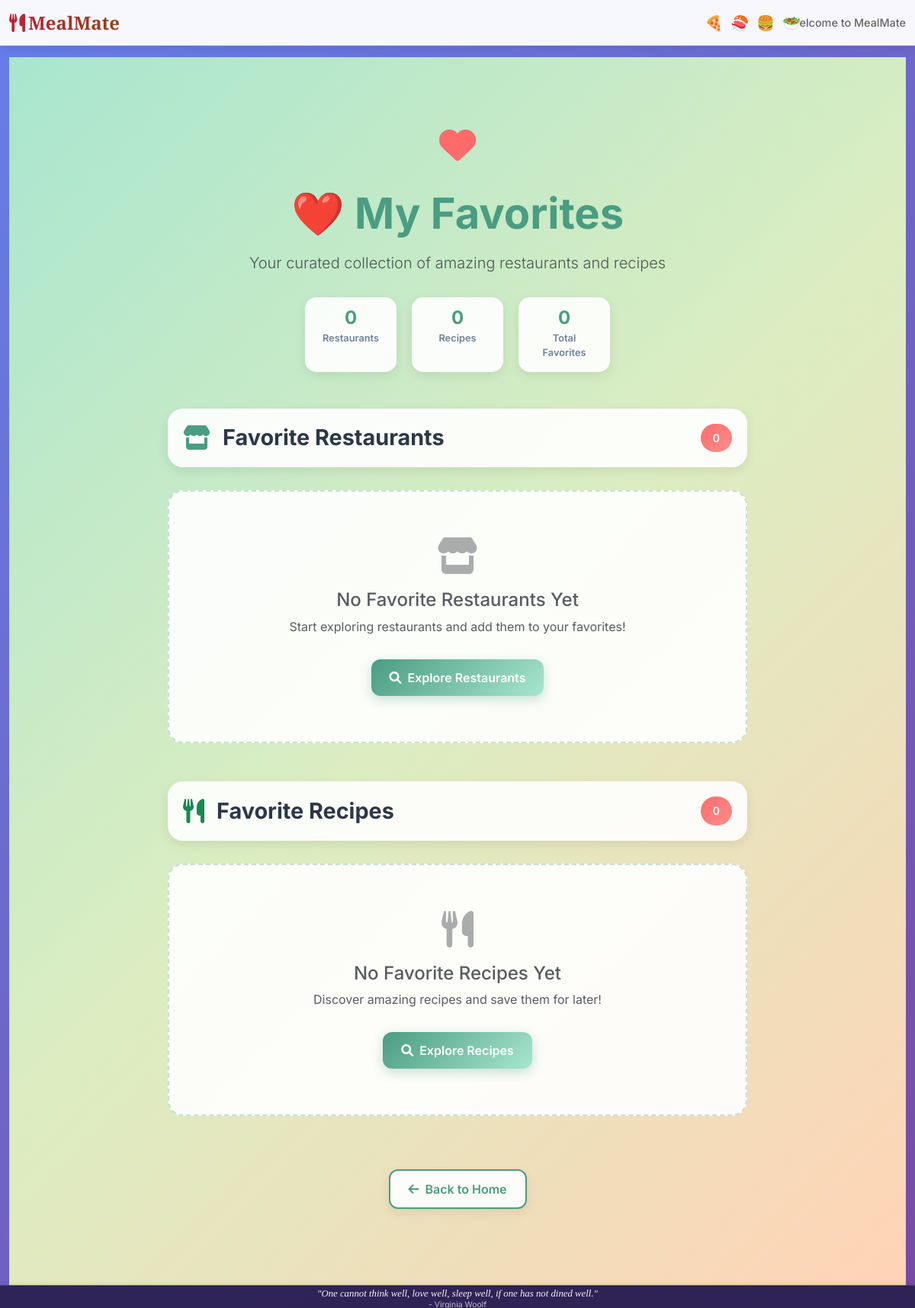
Before: /users/favorites/ (signed in) with the older database file.
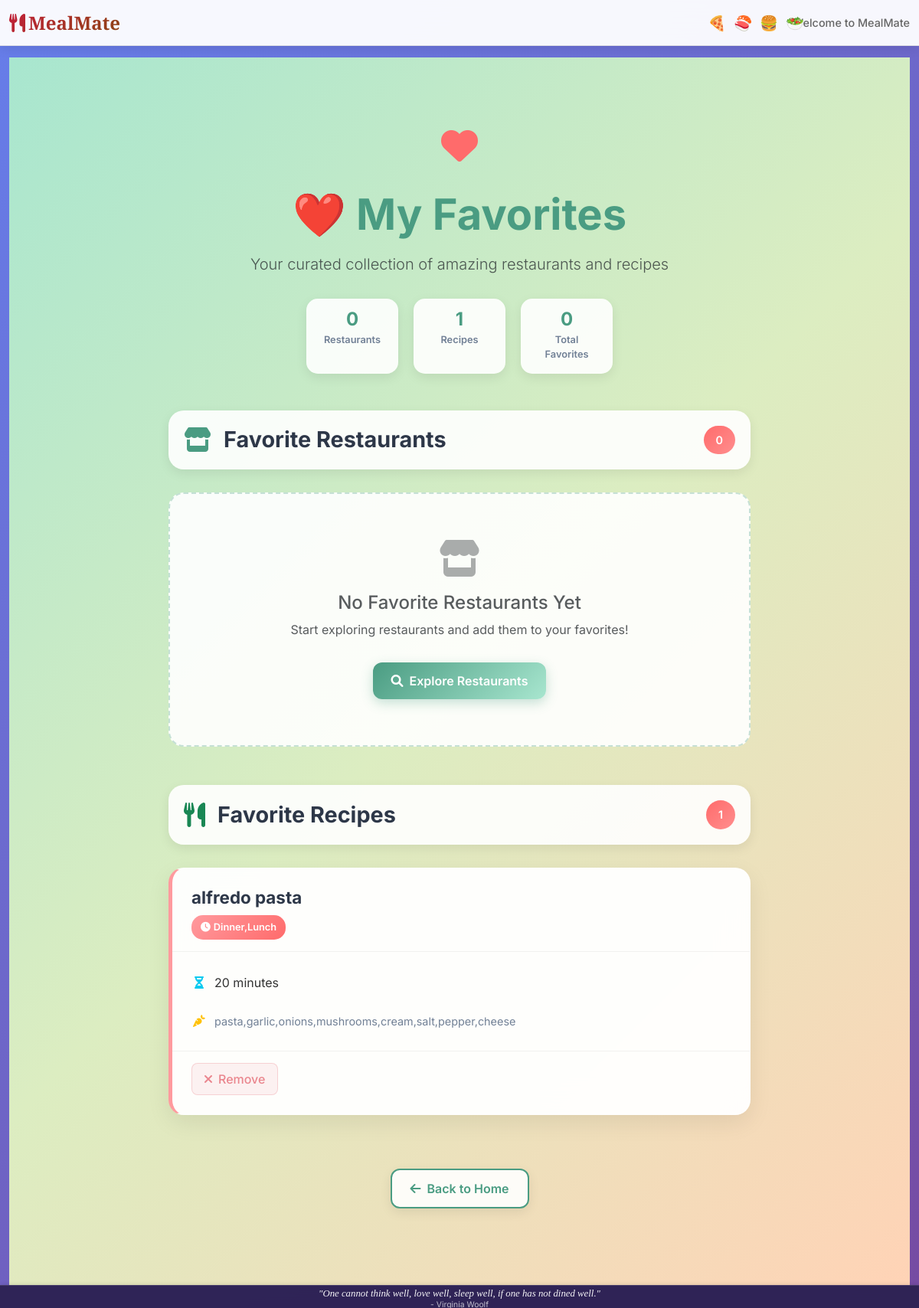
After: the same page with the newer database file.
### mealmate_app/models/favorite_recipe.py (models this page shows, shortened)
class FavoriteRecipe(models.Model):
    user = models.ForeignKey(User, on_delete=models.CASCADE, related_name='favorite_recipes')
    recipe = models.ForeignKey(Recipe, on_delete=models.CASCADE)

### mealmate_app/models/recipe.py (models this page shows, shortened)
class Recipe(models.Model):
    title = models.CharField(max_length=100)
    meal_type = models.CharField(max_length=50)
    ingredients = models.TextField()
    steps = models.TextField()
    estimated_time = models.IntegerField(help_text="Time in minutes")

### users/views.py (the view)
# urls.py: path('favorites/', views.favorites_view, name='favorites'),
@login_required
def favorites_view(request):
    favorite_restaurants = FavoriteRestaurant.objects.filter(user=request.user)
    favorite_recipes = FavoriteRecipe.objects.filter(user=request.user)
    context = {
        'favorite_restaurants': favorite_restaurants,
        'favorite_recipes': favorite_recipes,
    }
    return render(request, 'users/favorites.html', context)

### users/templates/users/favorites.html (shortened to what this page needs)
{% extends 'base.html' %}
{% block content %}
<section class="favorites-section" style="background: linear-gradient(135deg, #a8e6cf 0%, #dcedc1 50%, #ffd3b6 100%); min-height: 100vh; padding: 80px 0;">
    <div class="container">
        <div class="row justify-content-center">
            <div class="col-lg-8">
                <div class="favorites-header text-center mb-5" data-aos="fade-down">
                    <div class="header-heart">
                        <i class="fas fa-heart"></i>
                    </div>
                    <h1 class="display-4 fw-bold text-primary mb-3">❤️ My Favorites</h1>
                    <p class="lead text-muted">Your curated collection of amazing restaurants and recipes</p>
                    <div class="favorites-stats">
                        <div class="stats-row">
                            <div class="stat-item">
                                <div class="stat-number">{{ favorite_restaurants|length }}</div>
                                <div class="stat-label">Restaurants</div>
                            </div>
                            <div class="stat-item">
                                <div class="stat-number">{{ favorite_recipes|length }}</div>
                                <div class="stat-label">Recipes</div>
                            </div>
                            <div class="stat-item">
                                <div class="stat-number">{{ favorite_restaurants|length|add:favorite_recipes|length }}</div>
                                <div class="stat-label">Total Favorites</div>
                            </div>
                        </div>
                    </div>
                </div>
                <div class="favorites-category" data-aos="fade-up">
                    <div class="category-header">
                        <i class="fas fa-store fa-2x me-3 text-primary"></i>
                        <h2 class="category-title">Favorite Restaurants</h2>
                        <span class="category-count">{{ favorite_restaurants|length }}</span>
                    </div>
                    {% if favorite_restaurants %}
                    <div class="favorites-grid">
                        {% for fav in favorite_restaurants %}
                        <div class="favorite-card restaurant-card" data-aos="fade-up" data-aos-delay="{{ forloop.counter0|add:100 }}">
                            <div class="card-header">
                                <h3 class="favorite-name">{{ fav.restaurant.name }}</h3>
                                <div class="favorite-badge restaurant-badge">
                                    <i class="fas fa-utensils me-1"></i>{{ fav.restaurant.cuisine }}
                                </div>
                            </div>
                            <div class="card-body">
                                <div class="favorite-details">
                                    <div class="detail-row">
                                        <i class="fas fa-map-marker-alt text-primary"></i>
                                        <span>{{ fav.restaurant.location }}</span>
                                    </div>
                                    <div class="detail-row">
                                        <i class="fas fa-tag text-success"></i>
                                        <span>${{ fav.restaurant.average_price }} average</span>
                                    </div>
                                    {% if fav.restaurant.discount %}
                                    <div class="detail-row">
                                        <i class="fas fa-percent text-warning"></i>
                                        <span>{{ fav.restaurant.discount }}% off special</span>
                                    </div>
                                    {% endif %}
                                </div>
                            </div>
                            <div class="card-footer">
                                <button class="remove-btn" disabled>
                                    <i class="fas fa-times me-2"></i>Remove
                                </button>
                            </div>
                        </div>
                        {% endfor %}
                    </div>
                    {% else %}
                    <div class="empty-state" data-aos="fade-up">
                        <div class="empty-icon">
                            <i class="fas fa-store fa-3x text-muted"></i>
                        </div>
                        <h4 class="text-muted">No Favorite Restaurants Yet</h4>
                        <p class="text-muted">Start exploring restaurants and add them to your favorites!</p>
                        <a href="{% url 'cuisine_selection' %}" class="explore-btn">
                            <i class="fas fa-search me-2"></i>Explore Restaurants
                        </a>
                    </div>
                    {% endif %}
                </div>
                <div class="favorites-category" data-aos="fade-up" data-aos-delay="200">
                    <div class="category-header">
                        <i class="fas fa-utensils fa-2x me-3 text-success"></i>
                        <h2 class="category-title">Favorite Recipes</h2>
                        <span class="category-count">{{ favorite_recipes|length }}</span>
                    </div>
                    {% if favorite_recipes %}
                    <div class="favorites-grid">
                        {% for fav in favorite_recipes %}
                        <div class="favorite-card recipe-card" data-aos="fade-up" data-aos-delay="{{ forloop.counter0|add:300 }}">
                            <div class="card-header">
                                <h3 class="favorite-name">{{ fav.recipe.title }}</h3>
                                <div class="favorite-badge recipe-badge">
                                    <i class="fas fa-clock me-1"></i>{{ fav.recipe.meal_type }}
                                </div>
                            </div>
                            <div class="card-body">
                                <div class="favorite-details">
                                    <div class="detail-row">
                                        <i class="fas fa-hourglass-half text-info"></i>
                                        <span>{{ fav.recipe.estimated_time }} minutes</span>
                                    </div>
                                    <div class="detail-row">
                                        <i class="fas fa-carrot text-warning"></i>
                                        <span class="ingredients-preview">{{ fav.recipe.ingredients|truncatewords:10 }}</span>
                                    </div>
                                </div>
                            </div>
                            <div class="card-footer">
                                <button class="remove-btn" disabled>
                                    <i class="fas fa-times me-2"></i>Remove
                                </button>
                            </div>
                        </div>
                        {% endfor %}
                    </div>
                    {% else %}
                    <div class="empty-state" data-aos="fade-up">
                        <div class="empty-icon">
                            <i class="fas fa-utensils fa-3x text-muted"></i>
                        </div>
                        <h4 class="text-muted">No Favorite Recipes Yet</h4>
                        <p class="text-muted">Discover amazing recipes and save them for later!</p>
                        <a href="{% url 'meal_type_selection' %}" class="explore-btn">
                            <i class="fas fa-search me-2"></i>Explore Recipes
                        </a>
                    </div>
                    {% endif %}
                </div>
                <div class="navigation-favorites text-center mt-5" data-aos="fade-up">
                    <a href="/users/home/" class="back-home-btn">
                        <i class="fas fa-arrow-left me-2"></i>Back to Home
                    </a>
                </div>
            </div>
        </div>
    </div>
</section>
<link href="https://unpkg.com/aos@2.3.1/dist/aos.css" rel="stylesheet">
{% endblock %}

### templates/base.html (shortened to what this page needs)
<!DOCTYPE html>
<html lang="en">
<head>
    <link href="https://cdn.jsdelivr.net/npm/bootstrap@5.3.0/dist/css/bootstrap.min.css" rel="stylesheet">
    <link rel="stylesheet" href="https://cdnjs.cloudflare.com/ajax/libs/font-awesome/6.0.0/css/all.min.css">
</head>
<body>
    <div class="floating-elements">
        <div class="floating-element">🍕</div>
        <div class="floating-element">🍣</div>
        <div class="floating-element">🍔</div>
        <div class="floating-element">🥗</div>
        <div class="floating-element">🍜</div>
        <div class="floating-element">🍰</div>
    </div>
    <nav class="navbar navbar-expand-lg navbar-light">
        <div class="container position-relative">
            <a class="navbar-brand" href="/">
                <i class="fas fa-utensils me-1"></i>MealMate
            </a>
            <div class="header-food-row d-none d-lg-flex">
                <div class="food-icon">🍕</div>
                <div class="food-icon">🍣</div>
                <div class="food-icon">🍔</div>
                <div class="food-icon">🥗</div>
            </div>
            <div class="navbar-nav ms-auto">
                <span class="navbar-text">
                    Welcome to MealMate
                </span>
            </div>
        </div>
    </nav>
    <main class="container">
        {% block content %}
        {% endblock %}
    </main>
    <footer class="footer-with-quote">
        <div class="quote-container">
            <p class="quote-text" id="quoteText">"One cannot think well, love well, sleep well, if one has not dined well."</p>
            <p class="quote-author" id="quoteAuthor">- Virginia Woolf</p>
        </div>
    </footer>
</body>
</html>

### templates/base.html (style rules this page uses)
:root { --gold: #FFD700; --cream: #FFF8E1; --deep-red: #C41E3A; --dark-green: #2E8B57; --warm-brown: #8B4513; --soft-white: #FAFAFA; }
body { font-family: 'Inter', sans-serif; background: linear-gradient(135deg, #667eea 0%, #764ba2 100%); color: #333; min-height: 100vh; position: relative; margin: 0; padding: 0; overflow-x: hidden; padding-top: 60px; }
.floating-elements { position: fixed; top: 0; left: 0; width: 100%; height: 100%; pointer-events: none; z-index: -1; }
.floating-element { position: absolute; font-size: 2rem; opacity: 0.3; animation: float 6s ease-in-out infinite; }
.floating-element:nth-child(1) { top: 10%; left: 5%; animation-delay: 0s; }
.floating-element:nth-child(2) { top: 20%; right: 10%; animation-delay: 2s; }
.floating-element:nth-child(3) { top: 60%; left: 8%; animation-delay: 4s; }
.floating-element:nth-child(4) { top: 40%; right: 5%; animation-delay: 1s; }
.floating-element:nth-child(5) { bottom: 20%; right: 15%; animation-delay: 3s; }
.floating-element:nth-child(6) { bottom: 10%; left: 20%; animation-delay: 5s; }
.navbar { background: rgba(255, 255, 255, 0.95) !important; backdrop-filter: blur(20px); border-bottom: 1px solid rgba(0, 0, 0, 0.1); padding: 0.5rem 0; position: fixed !important; top: 0 !important; width: 100% !important; z-index: 1030 !important; box-shadow: 0 2px 15px rgba(0, 0, 0, 0.1); height: 60px; }
.navbar-brand { font-family: 'Playfair Display', serif; font-size: 1.5rem; font-weight: 700; background: linear-gradient(135deg, var(--deep-red), var(--warm-brown)); -webkit-background-clip: text; -webkit-text-fill-color: transparent; background-clip: text; transition: all 0.3s ease; }
.navbar-text { font-weight: 500; color: #666; font-size: 0.9rem; }
.header-food-row { position: absolute; top: 50%; right: 150px; transform: translateY(-50%); display: flex; gap: 10px; font-size: 1.2rem; }
.food-icon { animation: bounce 2s ease-in-out infinite; }
.food-icon:nth-child(1) { animation-delay: 0s; }
.food-icon:nth-child(2) { animation-delay: 0.2s; }
.food-icon:nth-child(3) { animation-delay: 0.4s; }
.food-icon:nth-child(4) { animation-delay: 0.6s; }
main { min-height: calc(100vh - 30px); position: relative; padding-bottom: 30px; padding-top: 15px; }
.footer-with-quote { position: fixed; bottom: 0; left: 0; width: 100%; background: rgba(44, 33, 82, 0.95); backdrop-filter: blur(20px); border-top: 1px solid rgba(255, 255, 255, 0.1); padding: 3px 0; z-index: 1000; box-shadow: 0 -1px 5px rgba(0, 0, 0, 0.1); height: 30px; }
.quote-container { max-width: 800px; margin: 0 auto; padding: 0 10px; }
.quote-text { color: rgba(255, 255, 255, 0.95); font-family: 'Playfair Display', serif; font-size: 0.8rem; font-style: italic; text-align: center; margin: 0; line-height: 1.1; transition: opacity 0.5s ease; }
.quote-author { color: rgba(255, 255, 255, 0.7); font-size: 0.65rem; font-style: normal; text-align: center; margin-top: 0; font-family: 'Inter', sans-serif; }
.container { max-width: 1200px; }

Changed rows visible on the page:
added FavoriteRecipe: recipe "alfredo pasta", recipe.meal_type "Dinner,Lunch", recipe.estimated_time "20", recipe.ingredients "pasta,garlic,onions,mushrooms,cream,salt,pepper,cheese"
Other visible differences:
{{ favorite_recipes|length }}: "0" → "1"
text no longer shown: "No Favorite Recipes Yet Discover amazing recipes and save them for later! Explore Recipes"
